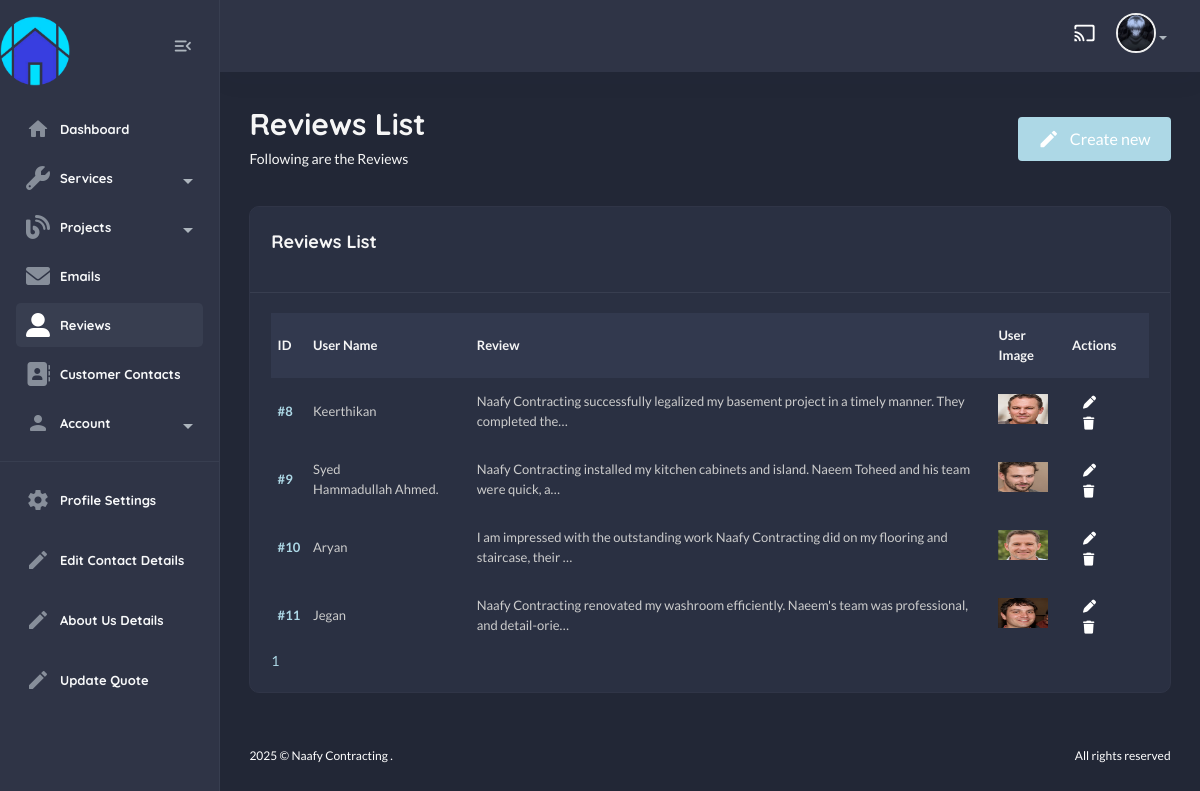
The app's page /useradmin/reviews/ (signed in) with its own data.
### useradmin/models.py (models this page shows, shortened)
class Profile(models.Model):
    user = models.OneToOneField(User, on_delete=models.CASCADE)
    first_name = models.CharField(max_length=255, blank=True, null=True)
    last_name = models.CharField(max_length=255, blank=True, null=True)
    email = models.EmailField(max_length=255, blank=True, null=True)
    bio = models.TextField(default="This is My Bio!")
    address = models.CharField(max_length=255, blank=True, null=True)
    profile_image = models.ImageField(upload_to='profile_images/', blank=True, null=True)
    last_updated = models.DateTimeField(auto_now=True)

### contact/models.py (models this page shows, shortened)
class Reviews(models.Model):
    user_name = models.CharField(unique=True, max_length=250)
    review = models.TextField()
    user_image = models.ImageField(upload_to="reviews/", null=True, blank=True)
    class Meta:
        verbose_name_plural = "Reviews"

### useradmin/views.py (the view)
# urls.py: path("reviews/", views.reviews_list, name="reviews-list"),
@login_required
def reviews_list(request):
    reviews = Reviews.objects.all().order_by("id")
    paginator = Paginator(reviews, 5)
    page_number = request.GET.get("page")
    page_obj = paginator.get_page(page_number)
    return render(request, "useradmin/reviews-list.html", {"reviews": page_obj})

### home/context_processors.py (called while the page is built)
def default(request):
    contact_details = ContactDetails.objects.first()
    return {
        "contact_details" : contact_details,
    }

### templates/useradmin/reviews-list.html (shortened to what this page needs)
{% extends "useradmin/base.html" %}
    {% load static %}
        {% block content %}
            <section class="content-main">
                <div class="content-header">
                    <div>
                        <h2 class="content-title card-title">Reviews List</h2>
                        <p>Following are the Reviews</p>
                    </div>
                    <div>
                        <a href="{% url "useradmin:add-reviews" %}" class="btn button-hover-effect rounded"><i class="material-icons md-edit mr-10"></i>Create new</a>
                    </div>
                </div>
                <div class="card mb-4">
                    <header class="card-header">
                        <h4 class="card-title">Reviews List</h4>
                    </header>
                    <div class="card-body">
                        <div class="table-responsive">
                            <div class="table-responsive">
                                <table class="table align-middle table-nowrap mb-0">
                                    <thead class="table-light">
                                        <tr>
                                            <th class="align-middle" scope="col">ID</th>
                                            <th class="align-middle" scope="col">User Name</th>
                                            <th class="align-middle" scope="col">Review</th>
                                            <th class="align-middle" scope="col">User Image</th>
                                            <th class="align-middle" scope="col">Actions</th>
                                        </tr>
                                    </thead>
                                    <tbody>
                                        {% for r in reviews %}
                                            <tr>
                                                <td><a href="{% url "useradmin:review-detail" r.id %}" class="fw-bold">#{{r.id}}</a></td>
                                                <td>{{r.user_name}}</td>
                                                <td>{{r.review|truncatechars:100}}</td>
                                                <td>
                                                    {% if r.user_image %}
                                                        <img src="{{ r.user_image.url }}" style="width:50px; height:30px" alt="User Image">
                                                    {% else %}
                                                        <img src="https://encrypted-tbn0.gstatic.com/images?q=tbn:ANd9GcTJ3Sz275KZaTeZyS-thzhD6U9VIkfO8c-WPA&s" style="width:50px; height:30px" alt="Default User Image">
                                                    {% endif %}
                                                </td>
                                                <td>
                                                    <div>
                                                        <a href="{% url "useradmin:edit-review" r.id %}" class="btn btn-sm d-inline"><i class="fas fa-pen"></i></a>
                                                        <a href="{% url "useradmin:delete-review" r.id %}" class="btn btn-sm d-inline"><i class="fas fa-trash"></i></a>
                                                    </div>
                                                </td>
                                            </tr>
                                        {% endfor %}
                                    </tbody>
                                </table>
                            </div>
                        </div>
                        {% if reviews %}
                            <div class="row">
                                <div class="col-lg-12">
                                    <div class="blog__pagination">
                                        {% for num in reviews.paginator.page_range %}
                                            {% if reviews.number == num %}
                                                <a href="?page={{ num }}" class="active">{{ num }}</a>
                                            {% else %}
                                                <a href="?page={{ num }}">{{ num }}</a>
                                            {% endif %}
                                        {% endfor %}
                                    </div>
                                </div>
                            </div>
                        {% endif %}
                    </div>
                </div>
            </section>
{% endblock content %}

### templates/useradmin/base.html (shortened to what this page needs)
{% load static %}
<!DOCTYPE html>
<html lang="en">
    <head>
        <link href="{% static 'assets1/css/main.css' %}" rel="stylesheet" type="text/css" />
        <link rel="stylesheet" href="https://use.fontawesome.com/releases/v5.15.4/css/all.css">
        <link rel="stylesheet" href="{% static 'css/custom.css' %}" type="text/css">
        <link rel="stylesheet" href="https://cdnjs.cloudflare.com/ajax/libs/font-awesome/6.0.0/css/all.min.css">
    </head>
    <body class="dark">
        <aside class="navbar-aside" id="offcanvas_aside">
            <div class="d-flex justify-content-center align-items-center">
                <a href="{% url 'home:home' %}" target="_blank" class="brand-wrap">
                    <img src="{% static 'img/logo.png' %}" class="logo mr-100 mt-3" width="70px" alt="Naafy Dashboard" />
                </a>
                <div class="mx-3">
                    <button class="btn btn-icon btn-aside-minimize">
                        <i class="text-muted material-icons md-menu_open"></i>
                    </button>
                </div>
            </div>
            <nav>
                <ul class="menu-aside">
                    <li class="menu-item {% url 'useradmin:dashboard' as dashboard_url %} {% if request.path == dashboard_url %}active{% endif %}">
                        <a class="menu-link" href="{% url 'useradmin:dashboard' %}">
                            <i class="icon material-icons md-home"></i>
                            <span class="text">Dashboard</span>
                        </a>
                    </li>
                    <li class="menu-item has-submenu">
                        <a class="menu-link" href="#">
                            <i class="icon fas fa-wrench"></i>
                            <span class="text">Services</span>
                        </a>
                    </li>
                    <li class="menu-item has-submenu">
                        <a class="menu-link" href="#">
                            <i class="icon fas fa-blog"></i>
                            <span class="text">Projects</span>
                        </a>
                    </li>
                    <li class="menu-item {% url 'useradmin:email-list' as email_list_url %} {% if request.path == email_list_url %}active{% endif %}">
                        <a class="menu-link" href="{% url 'useradmin:email-list' %}">
                            <i class="icon fas fa-envelope"></i>
                            <span class="text">Emails</span>
                        </a>
                    </li>
                    <li class="menu-item {% url 'useradmin:reviews-list' as reviews_list_url %} {% if request.path == reviews_list_url %}active{% endif %}">
                        <a class="menu-link" href="{% url 'useradmin:reviews-list' %}">
                            <i class="icon fas fa-user-alt"></i>
                            <span class="text">Reviews</span>
                        </a>
                    </li>
                    <li class="menu-item {% url 'useradmin:contact-list' as contact_list_url %} {% if request.path == contact_list_url %}active{% endif %}">
                        <a class="menu-link" href="{% url 'useradmin:contact-list' %}">
                            <i class="icon fas fa-address-book"></i>
                            <span class="text">Customer Contacts</span>
                        </a>
                    </li>
                        <li class="menu-item has-submenu">
                            <a class="menu-link">
                                <i class="icon material-icons md-person"></i>
                                <span class="text">Account</span>
                            </a>
                </ul>
                <hr />
                <ul class="menu-aside">
                    <li class="menu-item">
                        <a class="menu-link" href="{% url "useradmin:profile" %}">
                            <i class="icon material-icons md-settings"></i>
                            <span class="text">Profile Settings</span>
                        </a>
                    </li>
                </ul>
                <ul class="menu-aside">
                    <li class="menu-item">
                        <a class="menu-link" href="{% url "useradmin:contact-details" %}">
                            <i class="icon material-icons md-edit"></i>
                            <span class="text">Edit Contact Details</span>
                        </a>
                    </li>
                </ul>
                <ul class="menu-aside">
                    <li class="menu-item">
                        <a class="menu-link" href="{% url "useradmin:about-us" %}">
                            <i class="icon material-icons md-edit"></i>
                            <span class="text">About Us Details</span>
                        </a>
                    </li>
                </ul>
                <ul class="menu-aside">
                    <li class="menu-item">
                        <a class="menu-link" href="{% url "useradmin:quote-view" %}">
                            <i class="icon material-icons md-edit"></i>
                            <span class="text">Update Quote</span>
                        </a>
                    </li>
                </ul>
                <br />
                <br />
            </nav>
        </aside>
        <main class="main-wrap">
            <header class="main-header navbar">
                <div class="col-nav ms-auto">
                    <ul class="nav ms-auto">
                        <li class="nav-item">
                            <a href="#" class="requestfullscreen nav-link btn-icon"><i class="material-icons md-cast"></i></a>
                        </li>
                        <li class="dropdown nav-item">
                            {% if request.user.profile.profile_image %}
                            <a class="dropdown-toggle" data-bs-toggle="dropdown" href="#" id="dropdownAccount" aria-expanded="false"> <img class="img-xs rounded-circle" src="{{request.user.profile.profile_image.url}}" alt="User" /></a>
                            {% endif %}
                        </li>
                    </ul>
                </div>
            </header>
            {% block content %}
            {% endblock content %}
            <footer class="main-footer font-xs">
                <div class="row pb-30 pt-15">
                    <div class="col-sm-6">
                        &copy; Naafy Contracting .
                    </div>
                    <div class="col-sm-6">
                        <div class="text-sm-end">All rights reserved</div>
                    </div>
                </div>
            </footer>
        </main>
    </body>
</html>

### static/css/custom.css (style rules this page uses)
.button-hover-effect { background-color: #ADD8E6; border: none; color: white; padding: 10px 20px; font-size: 16px; cursor: pointer; transition: background-color 0.4s ease-in-out, transform 0.3s ease; position: relative; overflow: hidden; }
.button-hover-effect::before { content: ''; position: absolute; top: 0; left: -100%; width: 100%; height: 100%; background-color: #6F9ACB; transition: left 0.4s ease; z-index: -1; }

### records on screen
Reviews: id "8", user_name "Keerthikan", review "Naafy Contracting successfully legalized my basement project in a timely manner. They completed the…", user_image (picture)
Reviews: id "9", user_name "Syed Hammadullah Ahmed.", review "Naafy Contracting installed my kitchen cabinets and island. Naeem Toheed and his team were quick, a…", user_image (picture)
Reviews: id "10", user_name "Aryan", review "I am impressed with the outstanding work Naafy Contracting did on my flooring and staircase, their …", user_image (picture)
Reviews: id "11", user_name "Jegan", review "Naafy Contracting renovated my washroom efficiently. Naeem's team was professional, and detail-orie…", user_image (picture)

### other values on screen
{{ num }} "1"
